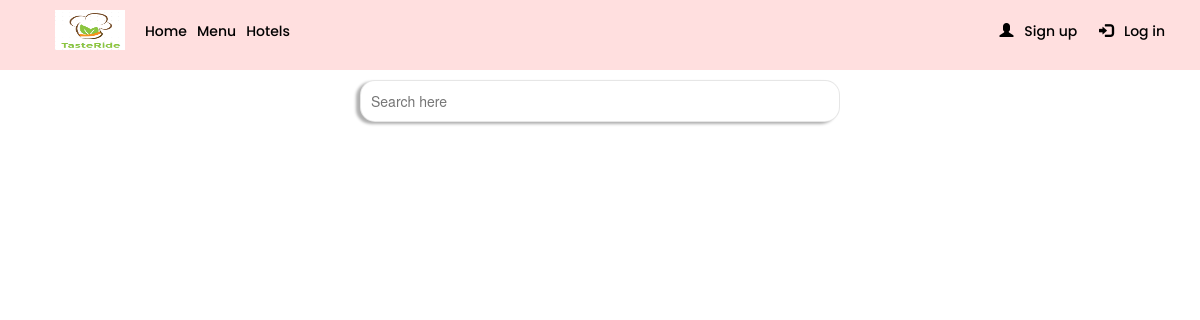
/food/menu/2/, run on an earlier commit of the app's database.
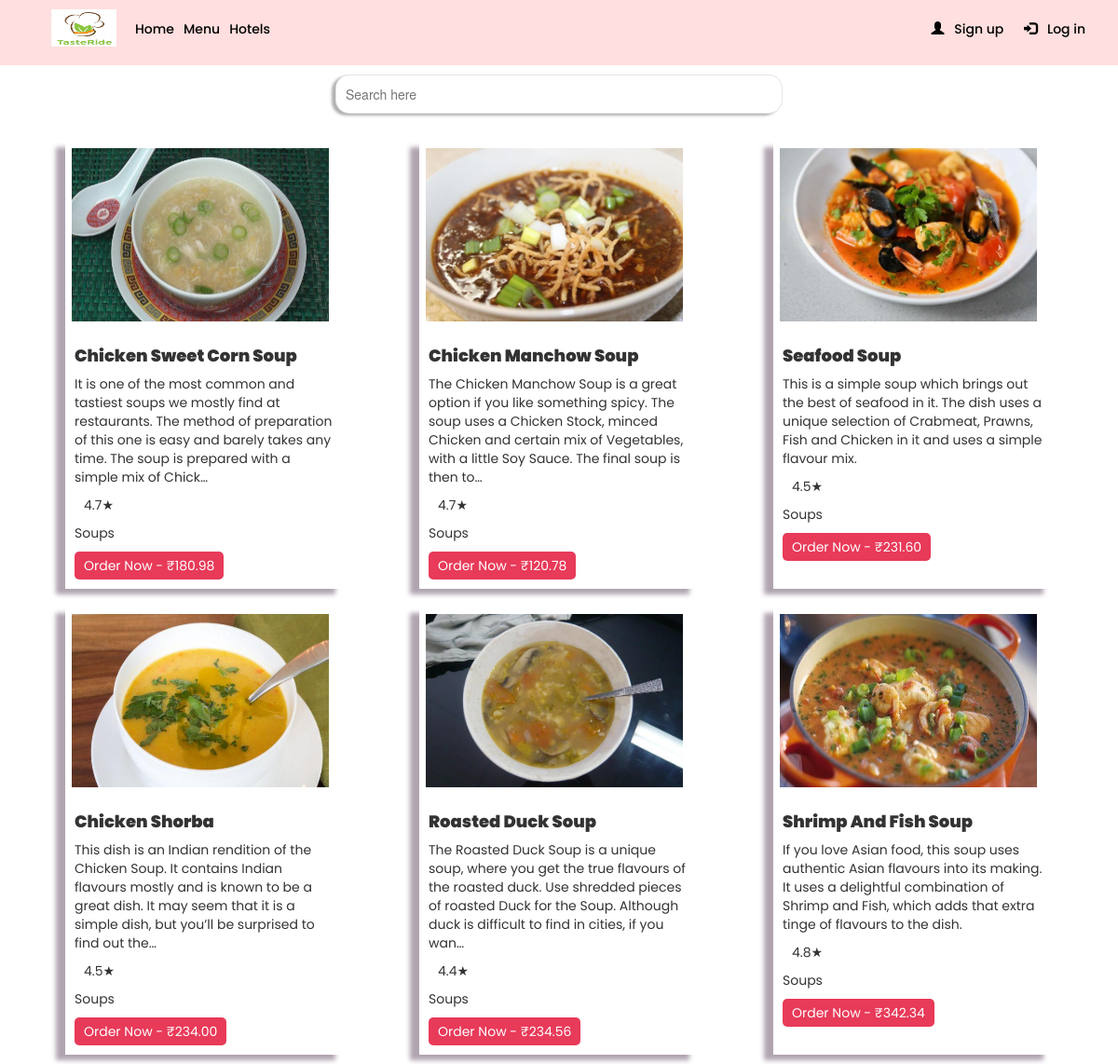
And on a later commit of the database.
### food/models.py (models this page shows)
class Food(models.Model):
    name = models.CharField(max_length=50)
    description = models.CharField(max_length=1000)
    image = models.ImageField(upload_to='images/food/')
    rating = models.DecimalField(max_digits = 5,decimal_places = 1)
    price = models.DecimalField(max_digits = 10,decimal_places = 2,default=0)
    category = models.ForeignKey('Category',on_delete=models.CASCADE)
    def __str__(self):
        return self.name

class Category(models.Model):
    cname  = models.CharField(max_length=20)
    image = models.ImageField(upload_to='images/category/')
    def __str__(self):
        return self.cname

### food/views.py (the view)
# urls.py: path('menu/<int:cid>/',FoodView,name='food'),
def FoodView(request,cid):
    print(cid)
    category = get_object_or_404(Category,pk=cid)
    food = Food.objects.filter(category=category)
    print(food)
    return render(request,'food/food.html',{
        'food' : food
    })

### food/templates/food/food.html
{% extends 'food/base.html' %}
{% load widget_tweaks %}
{% block start %}
<div style="margin: 20px;
            display: block;
            width: 40%;
            margin-left: auto;
            margin-right: auto;
" class="search">
  <form>
    <input
          style="width: 100%;
                 padding: 1rem 1rem;
                 border-radius: 15px;
                 border: 1px solid #ddddddb6;
                 box-shadow :-4px 2px 3px 0px rgba(176,176,176,1) !important;
                 outline-style: none;
                 "
     type="text" placeholder="Search here"/>
  </form>
</div>
<div id="all" class="card-container">
{% for item in food %}
  <div class="card">
          <img class="card-img-top" src="{{ item.image.url }}" alt="{{ item.name }}">
          <div class="card-body">
            <h5 class="card-title">{{ item.name }}</h5>
            <p class="card-text">{{ item.description|truncatechars:200}}</p>
            <p class="card-rating">{{ item.rating}}★</p>
            <p class="card-category">{{ item.category }}</p>
            <button class="button">
              <a href="{% url 'fooditem' item.category.id item.id %}"> Order Now - ₹{{item.price}} </a>
            </button>
          </div>
      </div>
{% endfor %}
</div>
{% endblock start %}

### food/templates/food/base.html (shortened to what this page needs)
{% load static %}
{% load crispy_forms_tags %}
<!DOCTYPE html>
<html lang="en">
<head>
  <link rel="stylesheet" href="https://maxcdn.bootstrapcdn.com/bootstrap/3.3.7/css/bootstrap.min.css" />
  <link rel="stylesheet" href="https://cdnjs.cloudflare.com/ajax/libs/font-awesome/4.7.0/css/font-awesome.min.css">
  <link rel="stylesheet" type="text/css" href="{% static 'food.css' %}" />
</head>
<body class="home">
    <div class="nav">
      <ul class="nav-item-left">
          <li>
            <a class="nav-link" href="/">
              <img class="img" src="{% static 'logo.png' %}" width="70px" height="40px"/>
            </a>
          </li>
          <li><a class="nav-link" href="/">Home</a></li>
          <li><a class="nav-link " href="{% url 'menu' %}">Menu</a></li>
          <li><a class="nav-link" href="{% url 'hotels' %}">Hotels</a></li>
      </ul>
      <ul class="nav-item-right">
            {% if user.is_authenticated %}
            <li><a class="nav-link" href="{% url "logout" %}"><span class="glyphicon glyphicon-log-out"></span> &nbsp; Logout</a></li>
            <li><a class="nav-link" href="{% url 'cart' %}">
              <svg xmlns="http://www.w3.org/2000/svg" width="16" height="16" fill="currentColor" class="bi bi-cart" viewBox="0 0 16 16">
                <path d="M0 1.5A.5.5 0 0 1 .5 1H2a.5.5 0 0 1 .485.379L2.89 3H14.5a.5.5 0 0 1 .491.592l-1.5 8A.5.5 0 0 1 13 12H4a.5.5 0 0 1-.491-.408L2.01 3.607 1.61 2H.5a.5.5 0 0 1-.5-.5zM3.102 4l1.313 7h8.17l1.313-7H3.102zM5 12a2 2 0 1 0 0 4 2 2 0 0 0 0-4zm7 0a2 2 0 1 0 0 4 2 2 0 0 0 0-4zm-7 1a1 1 0 1 1 0 2 1 1 0 0 1 0-2zm7 0a1 1 0 1 1 0 2 1 1 0 0 1 0-2z"/>
              </svg> &nbsp;Cart
            </a></li>
            {% else %}
            <li><a class="nav-link" href="{% url "register" %}"><span class="glyphicon glyphicon-user"></span> &nbsp; Sign up</a></li>
            <li><a class="nav-link" href="{% url "login" %}"><span class="glyphicon glyphicon-log-in"></span> &nbsp; Log in</a></li>
            {% endif %}
      </ul>
  </div>
  <br/>
  <br>
  <br>
  <div class="contain">
    {% block start %}
    {% endblock %}
  </div>
</body>
</html>

### food/static/food.css (style rules this page uses)
.nav { display: flex; padding: 10px; align-items: center; background-color: #FFDFDF; position: fixed; right: 0; left: 0ch; z-index: 1; }
.img { margin-right: 10px; background-color: #FFeEDF; }
.nav-item-left { display: flex; list-style-type: none; align-items: center; margin-right: auto; }
.nav-item-right { display: flex; list-style-type: none; margin-right: 20px; }
.nav-link { text-decoration: none; padding: 5px; color: black; font-family: 'Poppins', sans-serif; font-size: 1.4rem; font-weight: 500; }
.contain { padding: 0; background-color: #ffffff; position: relative; margin-top: 5px 0px 0px 0px; }
.card { box-shadow: -10px 6px 5px 0px rgba(176,164,176,1) !important; transition: all .3s ease-in-out !important; width : 30rem; }
.button { color: #ffffff !important; background-color: #E83A59 !important; padding: 5px 10px; border-radius: 5px; border: none; }
.button > a { text-decoration: none; color: white; }
.card-container { display: flex; justify-content: space-evenly; flex-grow: 4; flex-wrap: wrap; flex: 1 0 auto; font-family: 'Poppins', sans-serif; margin-top: 20px; }
.card-container > div { margin: 10px; }
.card-img-top { width: 29rem; padding: 0.7rem; text-align: center; height: 20rem; }
.card-body { padding: 10px; }
.card-title { font-weight: 900; font-size: 1.8rem; }
.card-rating { margin-left: 10px; }

What changed in the data, as far as the page shows it:
added Food: image (picture), name "Chicken Sweet Corn Soup", description "It is one of the most common and tastiest soups we mostly find at restaurants. The method of preparation of this one is easy and barely takes any time. The soup is prepared with a simple mix of Chick…", rating "4.7", category "Soups", price "180.98"
added Food: image (picture), name "Chicken Manchow Soup", description "The Chicken Manchow Soup is a great option if you like something spicy. The soup uses a Chicken Stock, minced Chicken and certain mix of Vegetables, with a little Soy Sauce. The final soup is then to…", rating "4.7", category "Soups", price "120.78"
added Food: image (picture), name "Seafood Soup", description "This is a simple soup which brings out the best of seafood in it. The dish uses a unique selection of Crabmeat, Prawns, Fish and Chicken in it and uses a simple flavour mix.", rating "4.5", category "Soups", price "231.60"
added Food: image (picture), name "Chicken Shorba", description "This dish is an Indian rendition of the Chicken Soup. It contains Indian flavours mostly and is known to be a great dish. It may seem that it is a simple dish, but you’ll be surprised to find out the…", rating "4.5", category "Soups", price "234.00"
added Food: image (picture), name "Roasted Duck Soup", description "The Roasted Duck Soup is a unique soup, where you get the true flavours of the roasted duck. Use shredded pieces of roasted Duck for the Soup. Although duck is difficult to find in cities, if you wan…", rating "4.4", category "Soups", price "234.56"
added Food: image (picture), name "Shrimp And Fish Soup", description "If you love Asian food, this soup uses authentic Asian flavours into its making. It uses a delightful combination of Shrimp and Fish, which adds that extra tinge of flavours to the dish.", rating "4.8", category "Soups", price "342.34"
